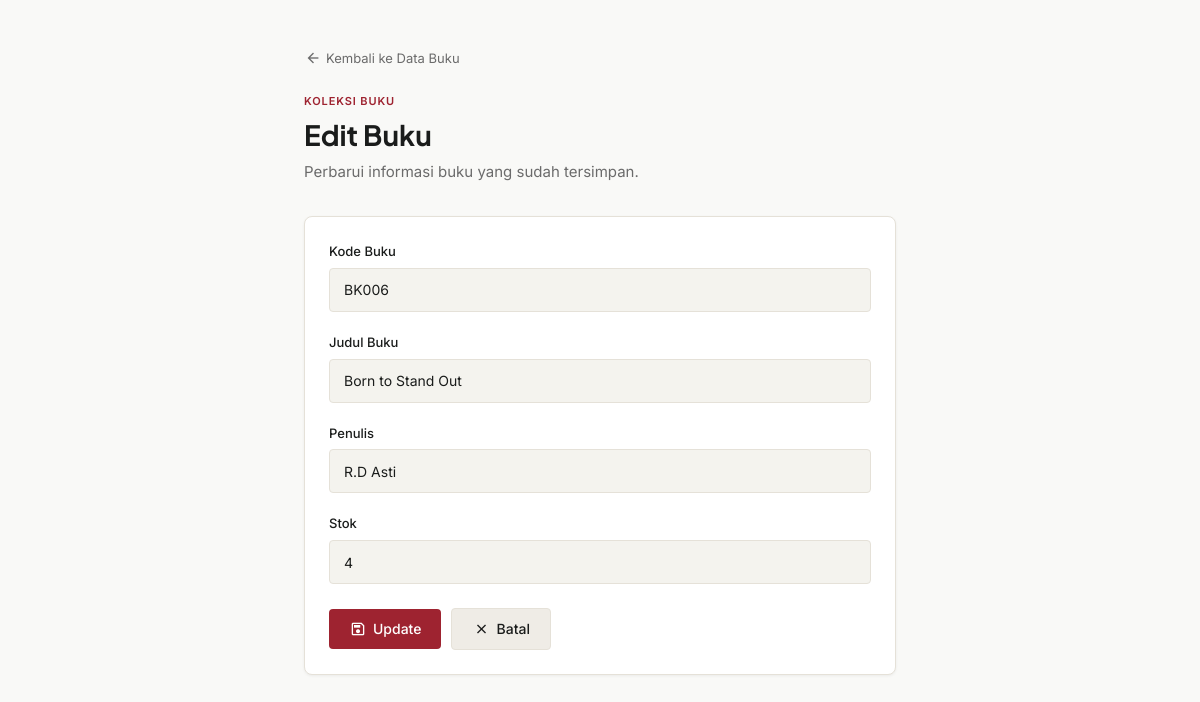
The page /buku/edit.php?id=8 on the database its author committed.
### tables this page shows
CREATE TABLE `buku` (
  `id_buku` int(11) NOT NULL,
  `kode_buku` varchar(20) DEFAULT NULL,
  `judul` varchar(200) NOT NULL,
  `penulis` varchar(100) DEFAULT NULL,
  `penerbit` varchar(100) DEFAULT NULL,
  `tahun_terbit` year(4) DEFAULT NULL,
  `stok` int(11) DEFAULT 0,
  `created_at` timestamp NOT NULL DEFAULT current_timestamp(),
  `cover` varchar(255) DEFAULT NULL
);

### buku/edit.php (the view, shortened to what this page needs)
<?php
require '../config/koneksi.php';
$id=$_GET['id'];
$data=
mysqli_query(
$koneksi,
"SELECT * FROM buku
WHERE id_buku='$id'"
);
$row=
mysqli_fetch_assoc(
$data
);
?>
<!DOCTYPE html>
<html lang="id">
<head>
<link href="https://cdn.jsdelivr.net/npm/bootstrap@5.3.3/dist/css/bootstrap.min.css" rel="stylesheet">
<link href="../assets/css/smartlab.css" rel="stylesheet">
</head>
<body style="background: var(--bg-primary);">
<div style="max-width: 640px; margin: 0 auto; padding: 48px 24px;">
    <a href="index.php" style="display: inline-flex; align-items: center; gap: 4px; font-size: 13px; color: var(--text-muted); margin-bottom: 24px; text-decoration: none;">
        <span class="material-symbols-outlined" aria-hidden="true" style="font-size: 18px;">arrow_back</span>
        Kembali ke Data Buku
    </a>
    <div class="sl-page-eyebrow">Koleksi Buku</div>
    <h1 class="sl-page-title" style="font-size: 28px; margin-bottom: 8px;">Edit Buku</h1>
    <p class="sl-page-desc" style="margin-bottom: 32px;">Perbarui informasi buku yang sudah tersimpan.</p>
    <div class="sl-card">
        <div class="sl-card-body">
            <form method="POST">
                <div class="sl-form-group">
                    <label for="edit-kode" class="sl-form-label">Kode Buku</label>
                    <input
                        type="text"
                        id="edit-kode"
                        name="kode"
                        value="<?= $row['kode_buku'] ?>"
                        class="sl-form-input"
                        required>
                </div>
                <div class="sl-form-group">
                    <label for="edit-judul" class="sl-form-label">Judul Buku</label>
                    <input
                        type="text"
                        id="edit-judul"
                        name="judul"
                        value="<?= $row['judul'] ?>"
                        class="sl-form-input"
                        required>
                </div>
                <div class="sl-form-group">
                    <label for="edit-penulis" class="sl-form-label">Penulis</label>
                    <input
                        type="text"
                        id="edit-penulis"
                        name="penulis"
                        value="<?= $row['penulis'] ?>"
                        class="sl-form-input"
                        required>
                </div>
                <div class="sl-form-group">
                    <label for="edit-stok" class="sl-form-label">Stok</label>
                    <input
                        type="number"
                        id="edit-stok"
                        name="stok"
                        value="<?= $row['stok'] ?>"
                        class="sl-form-input"
                        required>
                </div>
                <div class="sl-form-actions">
                    <button
                        type="submit"
                        name="update"
                        class="sl-btn sl-btn-primary">
                        <span class="material-symbols-outlined" aria-hidden="true">save</span>
                        Update
                    </button>
                    <a
                        href="index.php"
                        class="sl-btn sl-btn-secondary">
                        <span class="material-symbols-outlined" aria-hidden="true">close</span>
                        Batal
                    </a>
                </div>
            </form>
        </div>
    </div>
</div>
</body>
</html>

### assets/css/smartlab.css (style rules this page uses)
:root { --primary: #000000; --accent: #9E2330; --accent-hover: #721C24; --bg-primary: #F9F9F7; --bg-secondary: #F4F3EE; --bg-tertiary: #F5F4EE; --surface: #FFFFFF; --surface-warm: #EFECE6; --surface-border: #E5E1D8; --surface-muted: #DFDAD0; --surface-dark: #D6D0C4; --text-primary: #1A1C1B; --text-secondary: #444748; --text-muted: #6B6B6B; --error: #9E2330; --error-bg: #FDF2F2; --success: #4A6741; --success-bg: #F0F5EF; --font-heading: 'Plus Jakarta Sans', sans-serif; --font-body: 'Inter', sans-serif; --header-height: 64px; --radius-sm: 4px; --radius-md: 8px; --radius-lg: 12px; --shadow-sm: 0 1px 3px rgba(0,0,0,0.06); --shadow-md: 0 4px 12px rgba(0,0,0,0.08); --shadow-lg: 0 8px 24px rgba(0,0,0,0.1); --transition: all 0.2s ease; }
*, *::before, *::after { box-sizing: border-box; }
body { font-family: var(--font-body); background: var(--bg-primary); color: var(--text-primary); margin: 0; padding: 0; line-height: 1.6; -webkit-font-smoothing: antialiased; }
h1, h2, h3, h4, h5, h6 { font-family: var(--font-heading); font-weight: 700; line-height: 1.2; color: var(--text-primary); margin: 0; }
a { text-decoration: none; color: inherit; }
.sl-page-eyebrow { font-size: 11px; font-weight: 600; text-transform: uppercase; letter-spacing: 0.08em; color: var(--accent); margin-bottom: 8px; }
.sl-page-title { font-size: 32px; font-weight: 700; color: var(--text-primary); margin-bottom: 8px; }
.sl-page-desc { font-size: 15px; color: var(--text-muted); max-width: 600px; }
.sl-btn { display: inline-flex; align-items: center; gap: 6px; padding: 10px 20px; font-family: var(--font-body); font-size: 14px; font-weight: 500; border: none; border-radius: var(--radius-sm); cursor: pointer; transition: var(--transition); text-decoration: none; line-height: 1.4; white-space: nowrap; }
.sl-btn .material-symbols-outlined { font-size: 18px; }
.sl-btn-primary { background: var(--accent); color: #FFFFFF; }
.sl-btn-secondary { background: var(--surface-warm); color: var(--text-primary); border: 1px solid var(--surface-border); }
.sl-card { background: var(--surface); border: 1px solid var(--surface-border); border-radius: var(--radius-md); box-shadow: var(--shadow-sm); }
.sl-card-body { padding: 24px; }
.sl-form-group { margin-bottom: 20px; }
.sl-form-label { display: block; font-size: 13px; font-weight: 500; color: var(--text-primary); margin-bottom: 6px; }
.sl-form-input, .sl-form-select { width: 100%; height: 44px; padding: 0 14px; font-family: var(--font-body); font-size: 14px; color: var(--text-primary); background: var(--bg-secondary); border: 1px solid var(--surface-border); border-radius: var(--radius-sm); outline: none; transition: var(--transition); }
.sl-form-input::placeholder { color: var(--text-muted); }
.sl-form-actions { display: flex; align-items: center; gap: 10px; margin-top: 24px; }

### rows shown on the page
buku: kode "BK006", judul "Born to Stand Out", penulis "R.D Asti", stok "4"
